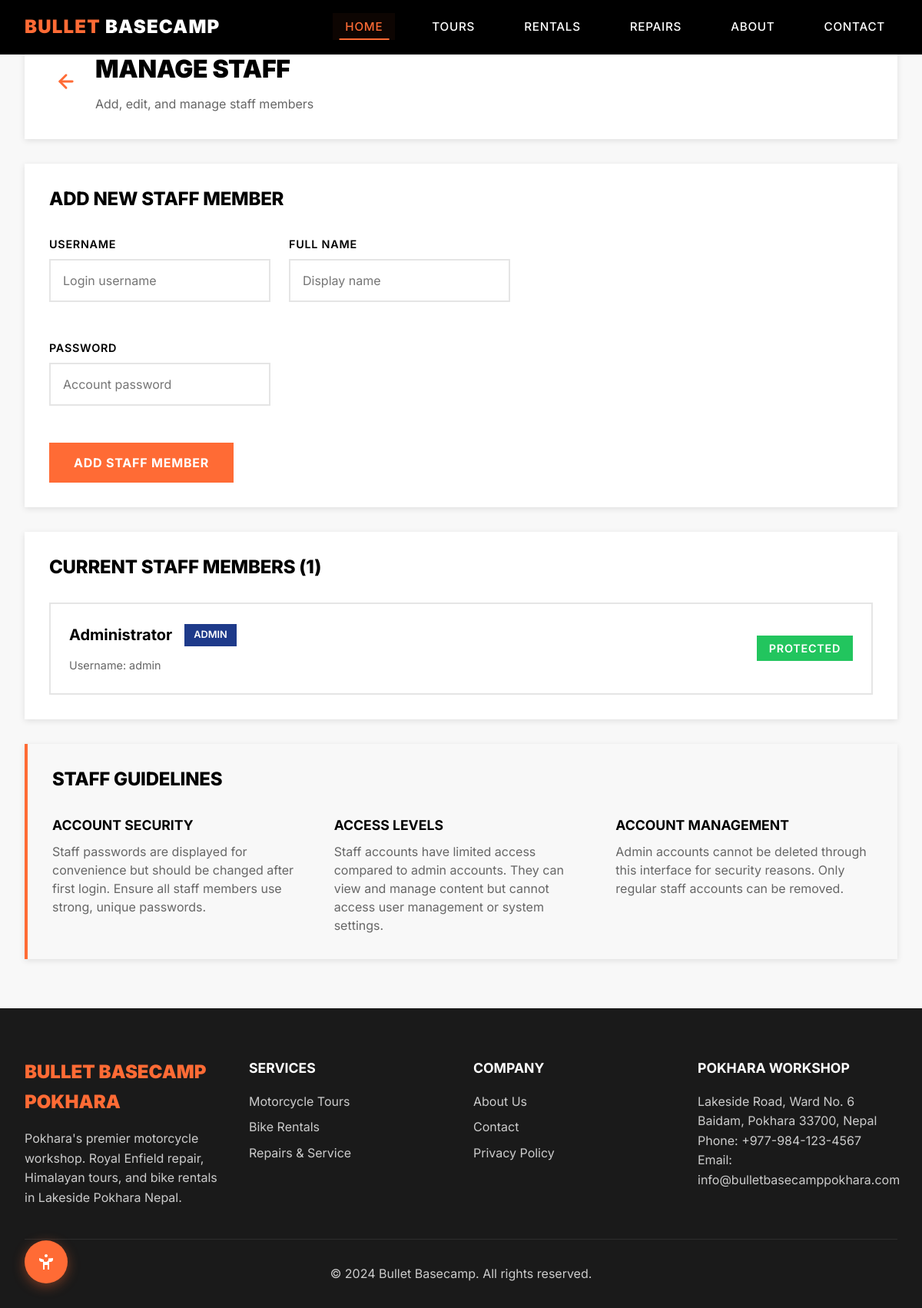
Screenshot of /admin/staff (signed in) with the database file from the repository.
### models.py (models this page shows, shortened)
class Staff(db.Model):
    __tablename__ = 'staff'
    id = db.Column(db.Integer, primary_key=True)
    username = db.Column(db.String(80), unique=True, nullable=False)
    name = db.Column(db.String(100), nullable=False)
    password_hash = db.Column(db.String(255), nullable=False)
    role = db.Column(db.String(50), default='staff')  # admin, staff
    email = db.Column(db.String(120), unique=True, nullable=True)
    phone = db.Column(db.String(20), nullable=True)
    is_active = db.Column(db.Boolean, default=True)
    last_login = db.Column(db.DateTime, nullable=True)
    created_at = db.Column(db.DateTime, default=datetime.utcnow)
    updated_at = db.Column(db.DateTime, default=datetime.utcnow, onupdate=datetime.utcnow)

### app.py (the view)
@app.route('/admin/staff')
@require_admin
def admin_staff():
    staff_data = get_all_staff()
    return render_template('admin/staff.html', staff_list=staff_data)

### app.py (called while the page is built)
@app.before_request
def security_middleware():
    ip_address = request.remote_addr
    if security_manager.is_ip_blocked(ip_address):
        log_security_event('blocked_ip_access', f'Blocked IP {ip_address} attempted access', ip_address)
        abort(429)  # Too Many Requests
    if request.endpoint and 'admin' in request.endpoint:
        log_security_event('admin_area_access', f'Access to {request.endpoint}', ip_address)
    if (request.endpoint and request.endpoint.startswith('admin') and
        request.endpoint != 'admin_login' and not SessionManager.validate_session()):
        return redirect(url_for('admin_login'))

def get_all_staff():
    try:
        return Staff.query.filter_by(is_active=True).order_by(Staff.created_at.desc()).all()
    except Exception as e:
        log_security_event('data_load_error', f'Error loading staff: {str(e)}')
        return []

@app.context_processor
def inject_admin_status():
    admin_status = SessionManager.validate_session()
    return dict(
        is_admin=admin_status,
        get_image_path=get_image_path,
        format_price=format_price
    )

### security.py (called while the page is built)
def log_security_event(event_type, details, ip_address=None):
    if not ip_address:
        ip_address = request.remote_addr if request else 'unknown'
    log_entry = {
        'timestamp': datetime.now().isoformat(),
        'event_type': event_type,
        'details': details,
        'ip_address': ip_address,
        'user_agent': request.headers.get('User-Agent', 'unknown') if request else 'unknown'
    }
    security_logger.info(f"Security Event: {event_type} - {details} from {ip_address}")
    log_file = 'logs/security_events.json'
    if os.path.exists(log_file):
        with open(log_file, 'r') as f:
            events = json.load(f)
    else:
        events = []
    events.append(log_entry)
    events = events[-1000:]
    with open(log_file, 'w') as f:
        json.dump(events, f, indent=2)

    def is_ip_blocked(self, ip_address):
        if ip_address in self.blocked_ips:
            if time.time() < self.blocked_ips[ip_address]:
                return True
            else:
                del self.blocked_ips[ip_address]
        return False

### templates/admin/staff.html (shortened to what this page needs)
{% extends "base.html" %}
{% block content %}
<section class="admin-page">
    <div class="admin-container">
        <div class="admin-header">
            <div class="admin-header-content">
                <a href="{{ url_for('admin_dashboard') }}" class="back-arrow-link">
                    <svg width="28" height="28" viewBox="0 0 24 24" fill="none" stroke="currentColor" stroke-width="2.5" stroke-linecap="round" stroke-linejoin="round">
                        <path d="M19 12H5"></path>
                        <path d="M12 19l-7-7 7-7"></path>
                    </svg>
                </a>
                <div>
                    <h1 class="admin-title">Manage Staff</h1>
                    <p class="admin-subtitle">Add, edit, and manage staff members</p>
                </div>
            </div>
        </div>
        <div class="admin-section">
            <h2 class="section-title">Add New Staff Member</h2>
            <form method="POST" action="{{ url_for('admin_add_staff_route') }}" class="admin-form">
                <div class="form-grid">
                    <div class="form-group">
                        <label for="username">Username</label>
                        <input type="text" id="username" name="username" required class="admin-input" placeholder="Login username">
                    </div>
                    <div class="form-group">
                        <label for="name">Full Name</label>
                        <input type="text" id="name" name="name" required class="admin-input" placeholder="Display name">
                    </div>
                    <div class="form-group">
                        <label for="password">Password</label>
                        <input type="password" id="password" name="password" required class="admin-input" placeholder="Account password">
                    </div>
                </div>
                <button type="submit" class="admin-btn-primary">Add Staff Member</button>
            </form>
        </div>
        <div class="admin-section">
            <h2 class="section-title">Current Staff Members ({{ staff_list|length }})</h2>
            {% if staff_list %}
                <div class="staff-list">
                    {% for staff in staff_list %}
                    <div class="staff-item">
                        <div class="staff-info">
                            <div class="staff-header">
                                <h3 class="staff-name">{{ staff.name }}</h3>
                                <span class="staff-role {% if staff.role == 'admin' %}admin-role{% else %}staff-role{% endif %}">
                                    {{ staff.role|title }}
                                </span>
                            </div>
                            <div class="staff-details">
                                <span class="staff-username">Username: {{ staff.username }}</span>
                            </div>
                        </div>
                        <div class="staff-actions">
                            {% if staff.role != 'admin' %}
                                <form method="POST" action="{{ url_for('admin_delete_staff_route', staff_id=staff.id) }}" class="delete-form" data-item-type="Staff Member" data-item-name="{{ staff.username }}">
                                    <input type="hidden" name="csrf_token" value="{{ csrf_token() }}"/>
                                    <button type="submit" class="admin-btn-danger">Delete</button>
                                </form>
                            {% else %}
                                <span class="protected-badge">Protected</span>
                            {% endif %}
                        </div>
                    </div>
                    {% endfor %}
                </div>
            {% else %}
                <div class="empty-state">
                    <p>No staff members found. Add your first staff member above!</p>
                </div>
            {% endif %}
        </div>
        <div class="admin-section guidelines-section">
            <h2 class="section-title">Staff Guidelines</h2>
            <div class="guidelines-content">
                <div class="guideline-item">
                    <h4>Account Security</h4>
                    <p>Staff passwords are displayed for convenience but should be changed after first login. Ensure all staff members use strong, unique passwords.</p>
                </div>
                <div class="guideline-item">
                    <h4>Access Levels</h4>
                    <p>Staff accounts have limited access compared to admin accounts. They can view and manage content but cannot access user management or system settings.</p>
                </div>
                <div class="guideline-item">
                    <h4>Account Management</h4>
                    <p>Admin accounts cannot be deleted through this interface for security reasons. Only regular staff accounts can be removed.</p>
                </div>
            </div>
        </div>
    </div>
</section>
{% endblock %}

### static/css/style.css (style rules this page uses)
* { margin: 0; padding: 0; box-sizing: border-box; }
body { font-family: Inter, -apple-system, BlinkMacSystemFont, 'Segoe UI', sans-serif; font-size: 1rem; font-weight: 400; line-height: 1.6; color: #2D2D2D; background: #FFFFFF; }
.section-title { font-size: clamp(1.8rem, 4vw, 2.5rem); font-weight: 800; letter-spacing: -0.01em; line-height: 1.2; color: #000000; text-transform: uppercase; }
.form-group { margin-bottom: 1.5rem; }
:root { --ease-out-expo: cubic-bezier(0.16, 1, 0.3, 1); --ease-in-out-quart: cubic-bezier(0.76, 0, 0.24, 1); --ease-out-back: cubic-bezier(0.34, 1.56, 0.64, 1); }
html { scroll-behavior: smooth; }
body::before { content: ''; position: fixed; top: 0; left: 0; width: calc(var(--scroll-progress, 0) * 100%); height: 4px; background: linear-gradient(90deg, #FF6B35, #E55A2B, #FF6B35); z-index: 10001; transition: width 0.1s ease; box-shadow: 0 2px 4px rgba(255, 107, 53, 0.3); }
body { animation: pageLoad 0.8s var(--ease-out-expo); overflow-x: hidden; }

### templates/admin/staff.html (style rules this page uses)
.admin-page { background: #F8F8F8; min-height: 100vh; padding: 2rem 0; }
.admin-container { max-width: 1200px; margin: 0 auto; padding: 0 2rem; }
.admin-header { background: #FFFFFF; border-radius: 0; padding: 2rem; margin-bottom: 2rem; box-shadow: 0 2px 8px rgba(0,0,0,0.1); }
.admin-header-content { display: flex; align-items: center; gap: 1rem; }
.back-arrow-link { color: #ff6b35; display: inline-flex; align-items: center; justify-content: center; padding: 0.5rem; border-radius: 50%; transition: background-color 0.3s ease; }
.admin-title { font-size: 2rem; font-weight: 900; color: #000000; text-transform: uppercase; letter-spacing: -0.01em; margin: 0 0 0.5rem; }
.admin-subtitle { color: #666666; font-size: 1rem; margin: 0; }
.admin-section { background: #FFFFFF; border-radius: 0; padding: 2rem; margin-bottom: 2rem; box-shadow: 0 2px 8px rgba(0,0,0,0.1); }
.section-title { font-size: 1.5rem; font-weight: 800; color: #000000; text-transform: uppercase; letter-spacing: -0.01em; margin: 0 0 2rem; }
.admin-form { max-width: 600px; }
.form-grid { display: grid; grid-template-columns: repeat(auto-fit, minmax(200px, 1fr)); gap: 1.5rem; margin-bottom: 1.5rem; }
.form-group { margin-bottom: 1.5rem; }
.form-group label { display: block; font-weight: 600; color: #000000; margin-bottom: 0.5rem; text-transform: uppercase; font-size: 0.9rem; letter-spacing: 0.05em; }
.admin-input { width: 100%; padding: 1rem; border: 2px solid #E5E5E5; border-radius: 0; font-size: 1rem; font-family: 'Inter', sans-serif; background: #FFFFFF; transition: all 0.3s ease; box-sizing: border-box; }
.admin-btn-primary { background: #FF6B35; color: #FFFFFF; border: none; padding: 1rem 2rem; font-size: 1rem; font-weight: 700; text-transform: uppercase; letter-spacing: 0.05em; border-radius: 0; cursor: pointer; transition: all 0.3s ease; font-family: 'Inter', sans-serif; }
.staff-list { display: flex; flex-direction: column; gap: 1.5rem; }
.staff-item { border: 2px solid #E5E5E5; padding: 1.5rem; display: flex; justify-content: space-between; align-items: center; gap: 2rem; transition: all 0.3s ease; }
.staff-info { flex: 1; }
.staff-header { display: flex; align-items: center; gap: 1rem; margin-bottom: 0.75rem; }
.staff-name { font-size: 1.25rem; font-weight: 700; color: #000000; margin: 0; }
.staff-role { padding: 0.25rem 0.75rem; font-size: 0.8rem; font-weight: 600; text-transform: uppercase; color: #FFFFFF; }
.admin-role { background: #FF6B35; }
.staff-role { background: #1E3A8A; }
.staff-details { display: flex; gap: 2rem; flex-wrap: wrap; }
.staff-username, .staff-password { font-size: 0.9rem; color: #666666; }
.staff-actions { flex-shrink: 0; }
.protected-badge { background: #22C55E; color: #FFFFFF; padding: 0.5rem 1rem; font-size: 0.9rem; font-weight: 600; text-transform: uppercase; letter-spacing: 0.05em; }
.guidelines-section { background: #F8F8F8 !important; border-left: 4px solid #FF6B35; }
.guidelines-content { display: grid; grid-template-columns: repeat(auto-fit, minmax(300px, 1fr)); gap: 2rem; }
.guideline-item h4 { font-size: 1.1rem; font-weight: 700; color: #000000; margin: 0 0 0.5rem; text-transform: uppercase; }
.guideline-item p { color: #666666; line-height: 1.5; margin: 0; }

### rows the page displays
Staff: name "Administrator", role "ADMIN", username "admin", shows "PROTECTED"

### other values shown
{{ staff_list|length }} "1"
